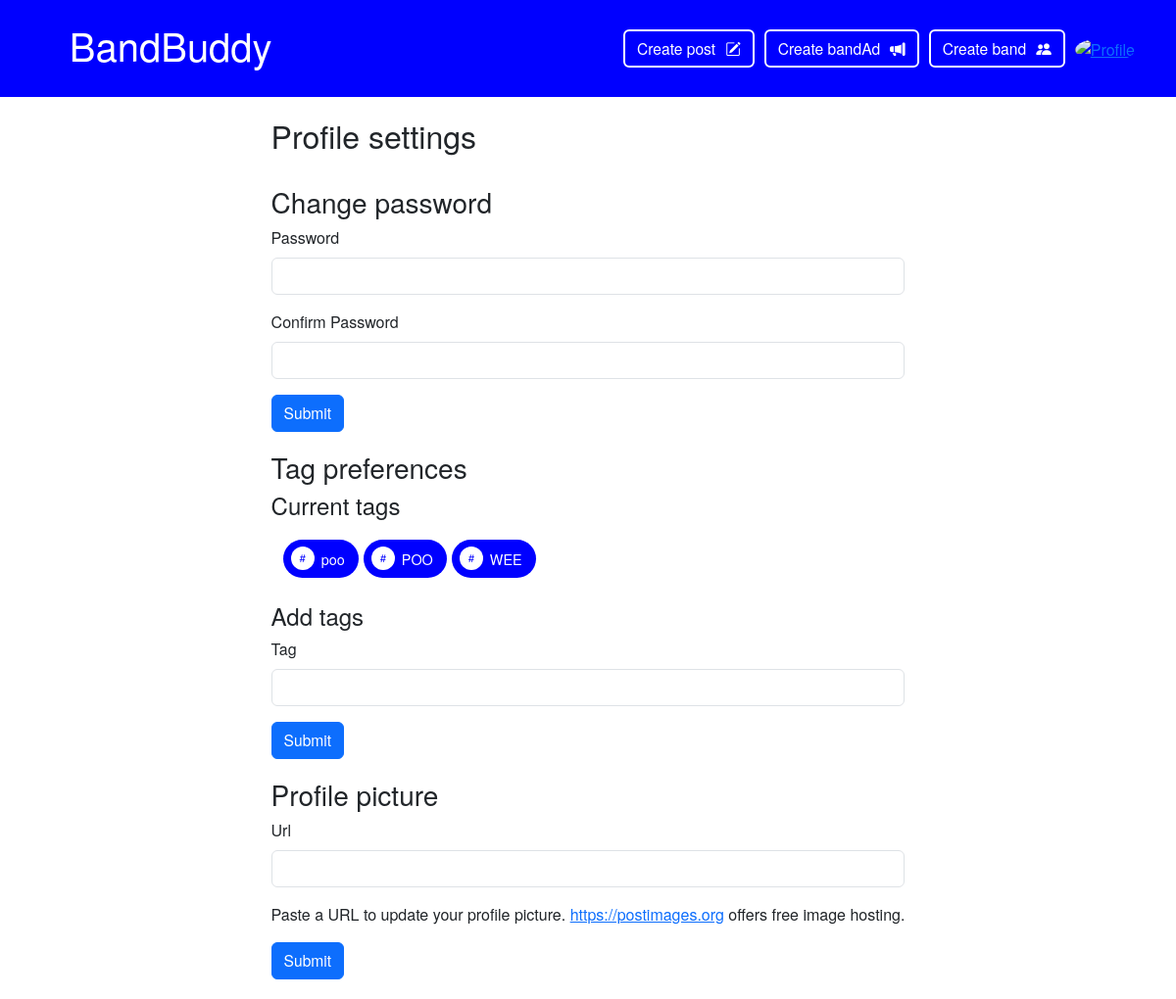
Screenshot of /profile_settings/1 (signed in) with the database file from the repository.
### app/models.py (models this page shows)
class Tag(db.Model):
    id = db.Column(db.Integer, primary_key=True)
    name = db.Column(db.String(50), nullable=False, unique=True)
    posts = db.relationship('Post', secondary=post_tags, back_populates='tags')
    users = db.relationship('User', secondary=user_tag_preferences, back_populates='tag_preferences')

### app/views.py (the view, shortened to what this page needs)
@app.route('/profile_settings/<int:user_id>', methods=['GET', 'POST'])
def profile_settings(user_id):
    passwordForm = NewPassword()
    tag_items = models.Tag.query.filter(models.Tag.users.any(id=user_id)).all()
    tagForm = TagPreferences()
    if tagForm.validate_on_submit():
        tag_name = tagForm.tag.data.strip()
        tag = models.Tag.query.filter_by(name=tag_name).first()
        if not tag:
            tag = models.Tag(name=tag_name)
            db.session.add(tag)
            db.session.flush()  # Assign an ID to the tag
        user = models.User.query.get(user_id)
        if tag not in user.tag_preferences:
            user.tag_preferences.append(tag)
            db.session.commit()
            flash(f"Tag '{tag_name}' added to your preferences!", "success")
        else:
            flash(f"Tag '{tag_name}' is already in your preferences.", "info")
        return redirect(f'/profile_settings/{user_id}')
    else:
        print(tagForm.errors)
    pfpForm = ProfilePictureForm()
    if pfpForm.validate_on_submit():
        user = models.User.query.get(session['user_id'])
        user.profile_picture = pfpForm.url.data
        db.session.commit()
        session['profile_picture'] = user.profile_picture
        return redirect(f'/profile_settings/{user_id}')
    else:
        print(pfpForm.errors)
    return render_template(
        'profile_settings.html',
        passwordForm=passwordForm,
        tagForm=tagForm,
        tag_items=tag_items,
        pfpForm=pfpForm,
        title="Profile Settings"
    )

### app/forms.py
class NewPassword(FlaskForm):
    password = PasswordField('Password', validators=[DataRequired()])
    confirm_password = PasswordField('Confirm Password', validators=[DataRequired()])
    submit = SubmitField('Submit')

class TagPreferences(FlaskForm):
    tag = StringField('Tag', validators=[DataRequired(), Length(min=2, max=20)])
    submit = SubmitField('Submit')

### app/templates/profile_settings.html (shortened to what this page needs)
{% extends "navbar_template.html" %}
{% block content %}
    <div class="profile-settings">
        <h2>Profile settings</h2>
        <br>
        <div class="change-password">
            <h3>Change password</h3>
            <form action="" method="post" name="profile_settings">
            <div class="mb-3">
                {{ passwordForm.password.label(class="form-label") }}
                {{ passwordForm.password(class="form-control") }}
            </div>
            <div class="mb-3">
                {{ passwordForm.confirm_password.label(class="form-label") }}
                {{ passwordForm.confirm_password(class="form-control") }}
            </div>
            {{ passwordForm.submit(class="btn btn-primary") }}
            </form>
        </div>
        <div class="tag-preferences">
            <h3>Tag preferences</h3>
            <h4>Current tags</h4>
            {% if tag_items %}
                <div class="container current-tags">
                    {% for tag in tag_items %}
                    <span class="tag profile-settings-tag">
                        <span class="tag-icon"><i class="bi bi-hash"></i></span>
                        {{ tag.name }}
                    </span>
                {% endfor %}
                </div>
            {% endif %}
            <h4>Add tags</h4>
            <form action="" method="post" name="tag_settings">
            <div class="mb-3">
                {{ tagForm.tag.label(class="form-label") }}
                {{ tagForm.tag(class="form-control") }}
            </div>
            {{ tagForm.submit(class="btn btn-primary") }}
            </form>
        </div>
        <div class="profile-picture-settings">
            <h3>Profile picture</h3>
            <form actions="" method="post" name="profile_picture">
            <div class="mb-3">
                {{ pfpForm.url.label(class="form-label") }}
                {{ pfpForm.url(class="form-control") }}
            </div>
            <p>Paste a URL to update your profile picture. <a href="https://postimages.org">https://postimages.org</a> offers free image hosting.</p>
            {{ pfpForm.submit(class="btn btn-primary" )}}
            </form>
        </div>
{% endblock %}

### app/static/css/style.css (style rules this page uses)
body { display: flex; flex-direction: column; align-items: center; justify-content: flex-start; height: 100vh; margin: 0; font-family: 'Helvetica Neue', Helvetica, Arial, sans-serif; }
.btn { font-size: calc(0.6em + 0.5vw) }
form { margin: 0; }
.container { max-width: 1200px; margin: auto; }
.tag { display: inline-flex; align-items: center; text-align: left; padding: 0.5em 1em; padding-left: 8px; border-radius: 9999px; background-color: blue; color: white; font-size: 0.9em; transition: background-color 0.3s ease, transform 0.2s ease; cursor: pointer; }
.tag-icon { display: flex; align-items: center; justify-content: center; width: 24px; height: 24px; margin-right: 0.5em; border-radius: 50%; background-color: white; opacity: 1; }
.tag-icon i { color: blue; font-size: 0.8em; }
.change-password { margin-bottom: 20px; }
.tag-preferences { margin-bottom:20px; }
.current-tags { margin-bottom: 20px; margin-top: 20px; }
.profile-settings-tag { margin-bottom: 5px; }

### rows the page displays
Tag: name "poo"
Tag: name "POO"
Tag: name "WEE"

### other values shown
{{ passwordForm.password.label(class="form-label") }} "Password"
{{ passwordForm.confirm_password.label(class="form-label") }} "Confirm Password"
{{ tagForm.tag.label(class="form-label") }} "Tag"
{{ pfpForm.url.label(class="form-label") }} "Url"
